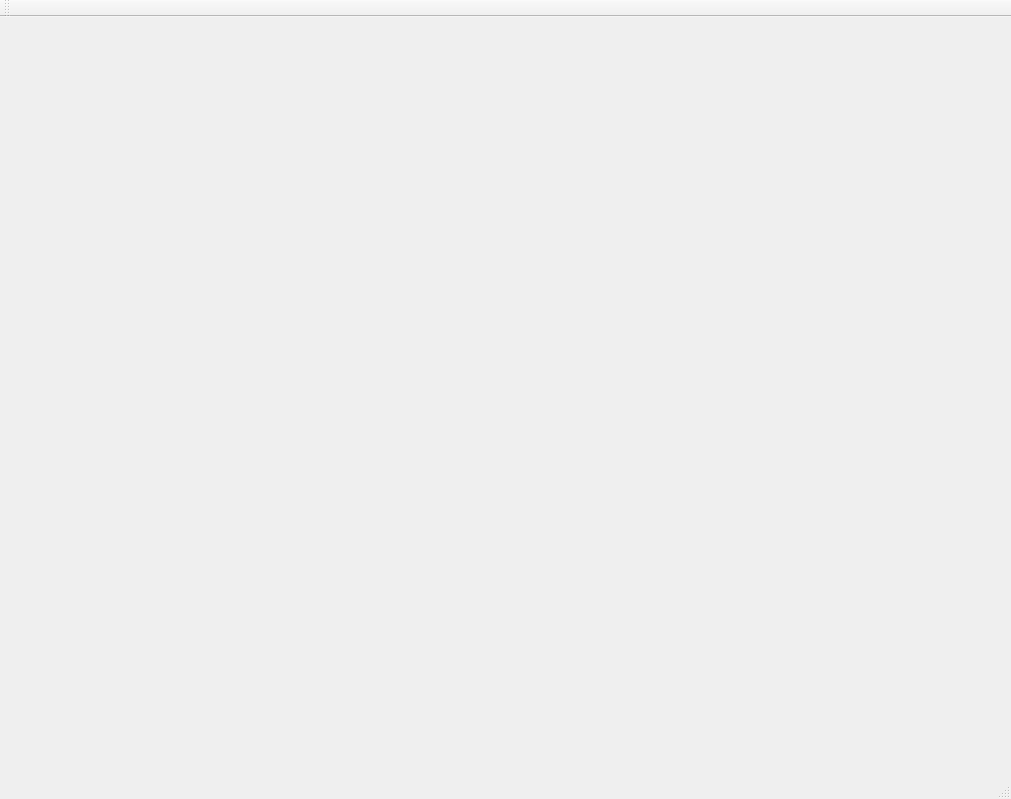
<?xml version="1.0" encoding="UTF-8"?>
<ui version="4.0">
 <class>MainWindow</class>
 <widget class="QMainWindow" name="MainWindow">
  <property name="geometry">
   <rect>
    <x>0</x>
    <y>0</y>
    <width>1011</width>
    <height>799</height>
   </rect>
  </property>
  <property name="windowTitle">
   <string>MainWindow</string>
  </property>
  <widget class="QWidget" name="centralWidget">
   <layout class="QHBoxLayout" name="horizontalLayout">
    <item>
     <layout class="QGridLayout" name="gridLayout">
      <item row="0" column="0">
       <widget class="ExpanderWidget" name="expanderwidget">
        <property name="isExpanded" stdset="0">
         <bool>false</bool>
        </property>
        <widget class="QWidget" name="page">
         <layout class="QHBoxLayout" name="horizontalLayout_2">
          <item>
           <layout class="QVBoxLayout" name="verticalLayout">
            <item>
             <widget class="QPushButton" name="pushButton">
              <property name="text">
               <string>PushButton</string>
              </property>
             </widget>
            </item>
           </layout>
          </item>
         </layout>
        </widget>
       </widget>
      </item>
      <item row="1" column="0">
       <widget class="ExpanderWidget" name="expanderwidget_2">
        <property name="expanderTitle">
         <string>ExpanderX</string>
        </property>
        <widget class="QWidget" name="page_2">
         <layout class="QHBoxLayout" name="horizontalLayout_3">
          <item>
           <layout class="QVBoxLayout" name="verticalLayout_2">
            <item>
             <widget class="QPlainTextEdit" name="plainTextEdit"/>
            </item>
           </layout>
          </item>
         </layout>
        </widget>
       </widget>
      </item>
      <item row="2" column="0">
       <spacer name="verticalSpacer">
        <property name="orientation">
         <enum>Qt::Vertical</enum>
        </property>
        <property name="sizeHint" stdset="0">
         <size>
          <width>20</width>
          <height>40</height>
         </size>
        </property>
       </spacer>
      </item>
     </layout>
    </item>
   </layout>
  </widget>
  <widget class="QMenuBar" name="menuBar">
   <property name="geometry">
    <rect>
     <x>0</x>
     <y>0</y>
     <width>1011</width>
     <height>20</height>
    </rect>
   </property>
  </widget>
  <widget class="QToolBar" name="mainToolBar">
   <attribute name="toolBarArea">
    <enum>TopToolBarArea</enum>
   </attribute>
   <attribute name="toolBarBreak">
    <bool>false</bool>
   </attribute>
  </widget>
  <widget class="QStatusBar" name="statusBar"/>
 </widget>
 <layoutdefault spacing="6" margin="11"/>
 <customwidgets>
  <customwidget>
   <class>ExpanderWidget</class>
   <extends>QWidget</extends>
   <header>expanderwidget.h</header>
   <addpagemethod>addPage</addpagemethod>
   <container>1</container>
  </customwidget>
 </customwidgets>
 <resources/>
 <connections/>
</ui>
